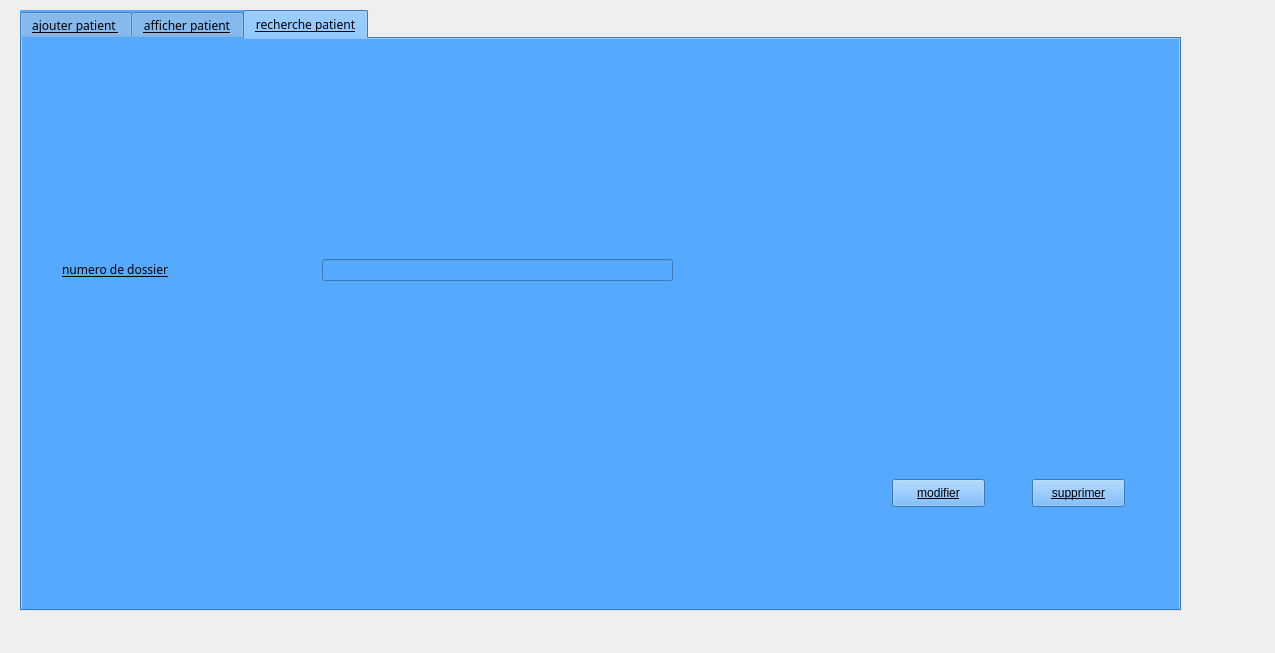
<?xml version="1.0" encoding="UTF-8"?>
<ui version="4.0">
 <class>Gestion_de_pation</class>
 <widget class="QDialog" name="Gestion_de_pation">
  <property name="geometry">
   <rect>
    <x>0</x>
    <y>0</y>
    <width>1275</width>
    <height>653</height>
   </rect>
  </property>
  <property name="windowTitle">
   <string>Dialog</string>
  </property>
  <widget class="QTabWidget" name="tabWidget">
   <property name="geometry">
    <rect>
     <x>20</x>
     <y>10</y>
     <width>1161</width>
     <height>601</height>
    </rect>
   </property>
   <property name="minimumSize">
    <size>
     <width>1161</width>
     <height>0</height>
    </size>
   </property>
   <property name="maximumSize">
    <size>
     <width>1161</width>
     <height>621</height>
    </size>
   </property>
   <property name="font">
    <font>
     <family>Arial Black</family>
     <pointsize>9</pointsize>
     <weight>10</weight>
     <italic>false</italic>
     <bold>false</bold>
     <underline>true</underline>
    </font>
   </property>
   <property name="acceptDrops">
    <bool>false</bool>
   </property>
   <property name="autoFillBackground">
    <bool>false</bool>
   </property>
   <property name="styleSheet">
    <string notr="true">background-color: rgb(85, 170, 255);
text-decoration: underline;
font: 87 9pt &quot;Arial Black&quot;;
image: url(:/Downloads/—Pngtree—doctors and medical teams wearing_5342449.png);
</string>
   </property>
   <property name="currentIndex">
    <number>2</number>
   </property>
   <property name="iconSize">
    <size>
     <width>12</width>
     <height>12</height>
    </size>
   </property>
   <property name="documentMode">
    <bool>false</bool>
   </property>
   <property name="tabsClosable">
    <bool>false</bool>
   </property>
   <property name="movable">
    <bool>false</bool>
   </property>
   <property name="tabBarAutoHide">
    <bool>true</bool>
   </property>
   <widget class="QWidget" name="tooo">
    <attribute name="title">
     <string>ajouter patient </string>
    </attribute>
    <widget class="QLabel" name="label">
     <property name="geometry">
      <rect>
       <x>40</x>
       <y>30</y>
       <width>81</width>
       <height>16</height>
      </rect>
     </property>
     <property name="font">
      <font>
       <family>Arial Black</family>
       <pointsize>9</pointsize>
       <weight>10</weight>
       <italic>false</italic>
       <bold>false</bold>
       <underline>true</underline>
      </font>
     </property>
     <property name="text">
      <string>Prenom</string>
     </property>
    </widget>
    <widget class="QLabel" name="label_2">
     <property name="geometry">
      <rect>
       <x>40</x>
       <y>80</y>
       <width>55</width>
       <height>16</height>
      </rect>
     </property>
     <property name="font">
      <font>
       <family>Arial Black</family>
       <pointsize>9</pointsize>
       <weight>10</weight>
       <italic>false</italic>
       <bold>false</bold>
       <underline>true</underline>
      </font>
     </property>
     <property name="text">
      <string>Nom</string>
     </property>
    </widget>
    <widget class="QLabel" name="label_3">
     <property name="geometry">
      <rect>
       <x>40</x>
       <y>150</y>
       <width>181</width>
       <height>16</height>
      </rect>
     </property>
     <property name="font">
      <font>
       <family>Arial Black</family>
       <pointsize>9</pointsize>
       <weight>10</weight>
       <italic>false</italic>
       <bold>false</bold>
       <underline>true</underline>
      </font>
     </property>
     <property name="text">
      <string>date de naissance</string>
     </property>
    </widget>
    <widget class="QLabel" name="label_4">
     <property name="geometry">
      <rect>
       <x>40</x>
       <y>290</y>
       <width>171</width>
       <height>16</height>
      </rect>
     </property>
     <property name="font">
      <font>
       <family>Arial Black</family>
       <pointsize>9</pointsize>
       <weight>10</weight>
       <italic>false</italic>
       <bold>false</bold>
       <underline>true</underline>
      </font>
     </property>
     <property name="text">
      <string>dossier medical</string>
     </property>
    </widget>
    <widget class="QLineEdit" name="Enom">
     <property name="geometry">
      <rect>
       <x>240</x>
       <y>30</y>
       <width>113</width>
       <height>22</height>
      </rect>
     </property>
    </widget>
    <widget class="QLineEdit" name="Eprenom">
     <property name="geometry">
      <rect>
       <x>240</x>
       <y>80</y>
       <width>113</width>
       <height>22</height>
      </rect>
     </property>
    </widget>
    <widget class="QSpinBox" name="Ej">
     <property name="geometry">
      <rect>
       <x>240</x>
       <y>140</y>
       <width>42</width>
       <height>22</height>
      </rect>
     </property>
    </widget>
    <widget class="QSpinBox" name="Em">
     <property name="geometry">
      <rect>
       <x>300</x>
       <y>140</y>
       <width>42</width>
       <height>22</height>
      </rect>
     </property>
    </widget>
    <widget class="QSpinBox" name="Ea">
     <property name="geometry">
      <rect>
       <x>360</x>
       <y>140</y>
       <width>42</width>
       <height>22</height>
      </rect>
     </property>
    </widget>
    <widget class="QLabel" name="label_6">
     <property name="geometry">
      <rect>
       <x>280</x>
       <y>290</y>
       <width>151</width>
       <height>20</height>
      </rect>
     </property>
     <property name="font">
      <font>
       <family>Arial Black</family>
       <pointsize>9</pointsize>
       <weight>10</weight>
       <italic>false</italic>
       <bold>false</bold>
       <underline>true</underline>
      </font>
     </property>
     <property name="text">
      <string>num de dossier</string>
     </property>
    </widget>
    <widget class="QLabel" name="label_7">
     <property name="geometry">
      <rect>
       <x>40</x>
       <y>220</y>
       <width>81</width>
       <height>16</height>
      </rect>
     </property>
     <property name="font">
      <font>
       <family>Arial Black</family>
       <pointsize>9</pointsize>
       <weight>10</weight>
       <italic>false</italic>
       <bold>false</bold>
       <underline>true</underline>
      </font>
     </property>
     <property name="text">
      <string>contacts</string>
     </property>
    </widget>
    <widget class="QLabel" name="label_8">
     <property name="geometry">
      <rect>
       <x>280</x>
       <y>360</y>
       <width>121</width>
       <height>16</height>
      </rect>
     </property>
     <property name="font">
      <font>
       <family>Arial Black</family>
       <pointsize>9</pointsize>
       <weight>10</weight>
       <italic>false</italic>
       <bold>false</bold>
       <underline>true</underline>
      </font>
     </property>
     <property name="text">
      <string>ajouter document</string>
     </property>
    </widget>
    <widget class="QLineEdit" name="Econtact">
     <property name="geometry">
      <rect>
       <x>240</x>
       <y>210</y>
       <width>181</width>
       <height>22</height>
      </rect>
     </property>
     <property name="text">
      <string/>
     </property>
    </widget>
    <widget class="QLineEdit" name="Enum">
     <property name="geometry">
      <rect>
       <x>420</x>
       <y>290</y>
       <width>201</width>
       <height>22</height>
      </rect>
     </property>
    </widget>
    <widget class="QKeySequenceEdit" name="keySequenceEdit">
     <property name="geometry">
      <rect>
       <x>420</x>
       <y>350</y>
       <width>321</width>
       <height>22</height>
      </rect>
     </property>
    </widget>
    <widget class="QPushButton" name="pushButton">
     <property name="geometry">
      <rect>
       <x>940</x>
       <y>430</y>
       <width>93</width>
       <height>28</height>
      </rect>
     </property>
     <property name="text">
      <string>confirmer</string>
     </property>
    </widget>
    <widget class="QPushButton" name="pushButton_5">
     <property name="geometry">
      <rect>
       <x>30</x>
       <y>490</y>
       <width>93</width>
       <height>28</height>
      </rect>
     </property>
     <property name="text">
      <string>retour</string>
     </property>
    </widget>
   </widget>
   <widget class="QWidget" name="tab">
    <attribute name="title">
     <string>afficher patient</string>
    </attribute>
    <widget class="QLabel" name="label_9">
     <property name="geometry">
      <rect>
       <x>30</x>
       <y>10</y>
       <width>211</width>
       <height>21</height>
      </rect>
     </property>
     <property name="text">
      <string>tous les patients enregistrés:</string>
     </property>
    </widget>
    <widget class="QTableView" name="tab_patient_2">
     <property name="geometry">
      <rect>
       <x>45</x>
       <y>61</y>
       <width>1091</width>
       <height>471</height>
      </rect>
     </property>
     <property name="styleSheet">
      <string notr="true">background-color: rgb(255, 255, 255);</string>
     </property>
    </widget>
   </widget>
   <widget class="QWidget" name="tab_2">
    <attribute name="title">
     <string>recherche patient</string>
    </attribute>
    <widget class="QLabel" name="label_5">
     <property name="geometry">
      <rect>
       <x>40</x>
       <y>210</y>
       <width>351</width>
       <height>41</height>
      </rect>
     </property>
     <property name="font">
      <font>
       <family>Arial Black</family>
       <pointsize>9</pointsize>
       <weight>10</weight>
       <italic>false</italic>
       <bold>false</bold>
       <underline>true</underline>
      </font>
     </property>
     <property name="text">
      <string>numero de dossier</string>
     </property>
    </widget>
    <widget class="QLineEdit" name="lineEdit">
     <property name="geometry">
      <rect>
       <x>300</x>
       <y>220</y>
       <width>351</width>
       <height>22</height>
      </rect>
     </property>
    </widget>
    <widget class="QPushButton" name="pushButton_3">
     <property name="geometry">
      <rect>
       <x>870</x>
       <y>440</y>
       <width>93</width>
       <height>28</height>
      </rect>
     </property>
     <property name="text">
      <string>modifier</string>
     </property>
    </widget>
    <widget class="QPushButton" name="supprimer">
     <property name="geometry">
      <rect>
       <x>1010</x>
       <y>440</y>
       <width>93</width>
       <height>28</height>
      </rect>
     </property>
     <property name="text">
      <string>supprimer</string>
     </property>
    </widget>
   </widget>
  </widget>
 </widget>
 <resources/>
 <connections/>
</ui>
